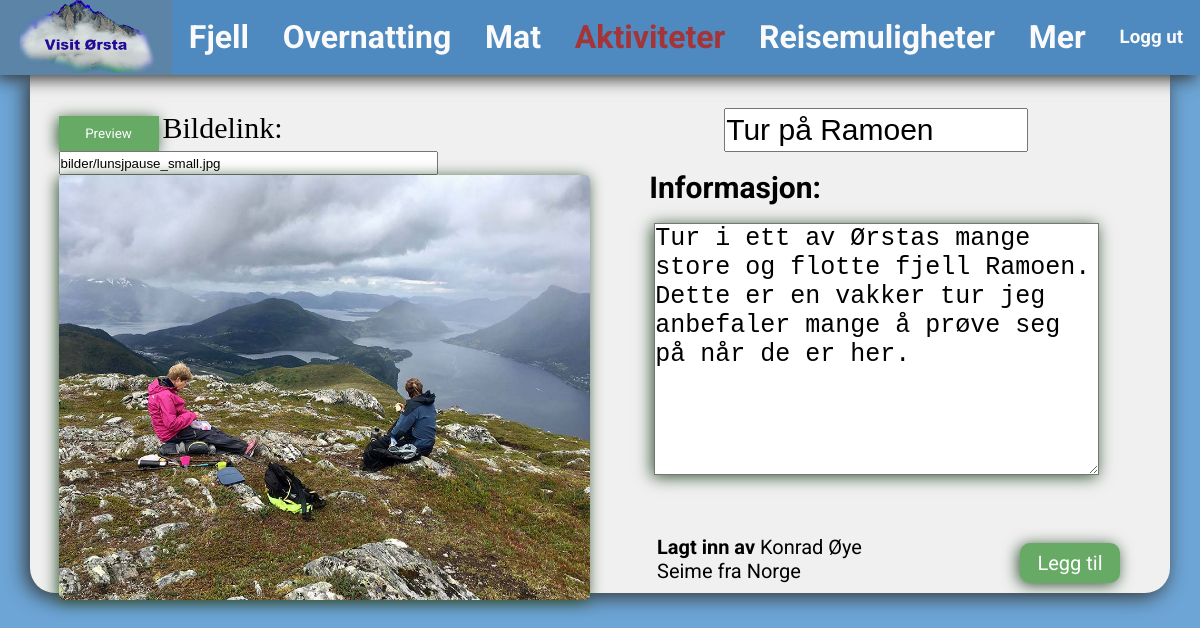
/oppdaterAktivitet.php?oppdaterID=1 (signed in), run on the app's committed database.
### tables this page shows
CREATE TABLE IF NOT EXISTS `attraksjon` (
  `id` int(11) NOT NULL AUTO_INCREMENT,
  `bilde` varchar(255) NOT NULL,
  `tittel` varchar(45) NOT NULL,
  `info` text NOT NULL,
  `telefonnummer` int(8) NOT NULL,
  PRIMARY KEY (`id`),
  KEY `telefonnummer` (`telefonnummer`)
);

CREATE TABLE IF NOT EXISTS `person` (
  `fornavn` varchar(45) NOT NULL,
  `etternavn` varchar(45) NOT NULL,
  `passord` varchar(45) NOT NULL,
  `telefonnummer` int(8) NOT NULL,
  `bosted` varchar(48) NOT NULL,
  PRIMARY KEY (`telefonnummer`)
);

### oppdaterAktivitet.php (the view, shortened to what this page needs)
<?php
require_once('tilkobling.php');
$telef = $_SESSION['telefonnummer'];
$person = "SELECT * FROM person WHERE telefonnummer = $telef";
$personinfo = $tilkobling->query($person);
$sql = sprintf("SELECT * FROM attraksjon WHERE id = %s",
$tilkobling->real_escape_string($_GET["oppdaterID"])
);
$datasett = $tilkobling->query($sql);
?>
<!DOCTYPE html>
<html lang="en">
    <head>
    </head>
    <body>
        <div id=banner>
            <div class="toppboks" id="logoboks" ><a href="index.php"><img src="bilder/logo.png" id="logo" /></a></div>
            <a href="fjell.php"><div class="toppboks"><h1>Fjell</h1></div></a>
            <a href="overnatting.php"><div class="toppboks"><h1>Overnatting</h1></div></a>
            <a href="mat.php"><div class="toppboks"><h1>Mat</h1></div></a>
            <a href="aktiviteter.php"><div class="toppboks"><h1  id="currentPage">Aktiviteter</h1></div></a>
            <a href="reisemuligheter.php"><div class="toppboks"><h1>Reisemuligheter</h1></div></a>
            <a href="mer.php"><div class="toppboks"><h1>Mer</h1></div></a>
            <?php if($_SESSION['loggetinn'] == true) { ?>
                <form method="post" id="logout">
                    <a href="?loggut=true"><div class="toppboks"><h3>Logg ut</h3></div></a>
                </form>
            <?php }else{ ?>
                <a href="inlogging.php"><div class="toppboks"><h3>Logg inn</h3></div></a>
                <?php } ?>
        </div>
        <div id="innholdsboks">
            <br>
                <div id="aktivitetside">
                    <?php if($rad = mysqli_fetch_array($datasett)) { ?>
                        <div style="width:60%">
                        <form method="POST">
                            <br>
                            <button name="preview" type="preview"  style="border:none;background-color:#66aa66; box-shadow: -2px 2px 15px #355535; color:white; width:100px; height:35px" >Preview</button>
                                <label for="leggtilbilde" style="font-size:30px;">Bildelink:</label>
                                <input type="text" id="leggtilbilde" name="leggtilbilde" value = "<?php echo $rad["bilde"]; ?>"><br>
                                <?php if(isset($_POST["preview"]) && $_POST["leggtilbilde"] != "") { ?>
                                <img style="height:425px; box-shadow: -2px 2px 15px #355535; width:90%"  src="<?php echo $_POST["leggtilbilde"] ?>">
                                <?php }else{ ?>
                                <img style="height:425px; box-shadow: -2px 2px 15px #355535; width:90%"  src="<?php echo $rad["bilde"]; ?>">
                            <?php } ?>
                        </div>
                        <div style="width:50%">
                                <input type="text" placeholder="Tittel" id="tittel"  name="tittel" style="width:300px; margin-left:75px" value = "<?php echo $rad["tittel"]; ?>">
                                <br><br>
                                <h2>Informasjon:</h2>
                                <br>
                                <textarea type="text" id="informasjon" name="informasjon" style="box-shadow: -2px 2px 15px #355535;"><?php echo $rad["info"]; ?></textarea>
                                <?php if($rad = mysqli_fetch_array($personinfo)) { ?>
                                    <span style="position:absolute; bottom:10px; width:20%; left: 55%"><p  ><strong>Lagt inn av </strong> <?php echo $rad['fornavn'] ?> <?php echo $rad["etternavn"]; ?> fra <?php echo $rad['bosted'] ?> </p></span>
                                <?php } ?>
                                <button name="knapp" type="knapp" style="border:none;background-color:#66aa66; box-shadow: -2px 2px 15px #355535; color:white; width:100px; margin-top:60px; margin-left:375px;" id="submit">Legg til</button>
                        </div>
                    <?php } ?>
                </div>
        </div>
    </body>
</html>

### data on the page
attraksjon: leggtilbilde "bilder/lunsjpause_small.jpg", bilde (picture), tittel "Tur på Ramoen", informasjon "Tur i ett av Ørstas mange store og flotte fjell Ramoen. Dette er en vakker tur jeg anbefaler mange å prøve seg på når de er her."
person: fornavn "Konrad Øye", etternavn "Seime", bosted "Norge"
